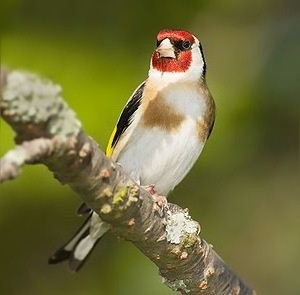
#> input picture 11.jpg, 300 x 295 px, found by its file name
$ python code1.py
#> lines starting #> are read from the running program, lines starting #| are printed output that depends on the picture; after the words box and inside, x2 and y2 are one past the last pixel; in counts of white or black regions, pixels touching at a corner belong together
import cv2
import numpy as np
import os

# --------------------------- توابع کمکی ---------------------------
def divide_into_blocks(image, block_size=8):
    """
    تقسیم تصویر به بلوک‌هایی با اندازه مشخص.
    """
    blocks = []
    height, width = image.shape[:2]
    for i in range(0, height, block_size):
        for j in range(0, width, block_size):
            block = image[i:i+block_size, j:j+block_size]
            if block.shape[0] == block_size and block.shape[1] == block_size:
                blocks.append((i, j, block))
    return blocks

def detect_edges(image, threshold1=100, threshold2=200):
    """
    تشخیص لبه‌ها با استفاده از الگوریتم Canny.
    """
    gray_image = cv2.cvtColor(image, cv2.COLOR_RGB2GRAY)
    edges = cv2.Canny(gray_image, threshold1, threshold2)
    return edges

def classify_blocks(blocks, edges, block_size=8):
    """
    تقسیم بلوک‌ها به ساختاری و بافتی.
    """
    structural_blocks = []
    texture_blocks = []
    for (i, j, block) in blocks:
        block_edges = edges[i:i+block_size, j:j+block_size]
        if np.any(block_edges):
            structural_blocks.append((i, j, block))
        else:
            texture_blocks.append((i, j, block))
    return structural_blocks, texture_blocks

def compute_gradients(block):
    """
    محاسبه گرادیان بلوک.
    """
    gray_block = cv2.cvtColor(block, cv2.COLOR_RGB2GRAY)
    grad_x = np.gradient(gray_block, axis=1)
    grad_y = np.gradient(gray_block, axis=0)
    return grad_x, grad_y

def block_variance(block):
    """
    محاسبه واریانس پیکسل‌های بلوک.
    """
    gray_block = cv2.cvtColor(block, cv2.COLOR_RGB2GRAY)
    return np.var(gray_block)

def identify_removable_blocks(texture_blocks, threshold_variance=500, threshold_gradient=5):
    """
    شناسایی بلوک‌های قابل حذف.
    """
    removable_blocks = []
    for (i, j, block) in texture_blocks:
        grad_x, grad_y = compute_gradients(block)
        gradient_magnitude = np.sqrt(grad_x**2 + grad_y**2)
        avg_gradient = np.mean(gradient_magnitude)
        variance = block_variance(block)
        if avg_gradient < threshold_gradient and variance < threshold_variance:
            removable_blocks.append((i, j))
    return removable_blocks

def create_mask_and_modified_image(image_rgb, removable_blocks, block_size=8):
    """
    ایجاد ماسک و تصویر اصلاح‌شده.
    """
    mask = np.zeros(image_rgb.shape[:2], dtype=np.uint8)
    modified_image = image_rgb.copy()
    for (i, j) in removable_blocks:
        mask[i:i+block_size, j:j+block_size] = 255
        modified_image[i:i+block_size, j:j+block_size] = [255, 255, 255]  # سفید کردن
    return mask, modified_image

# --------------------------- کد اصلی ---------------------------
def main():
    # مسیر تصویر اصلی را مشخص کنید
    image_path = '/content/11.jpg'  # تغییر مسیر به مسیر تصویر خود
    if not os.path.exists(image_path):
        print(f"فایل تصویری با مسیر {image_path} یافت نشد!")
        return

    # محاسبه حجم فایل ورودی
    input_size = os.path.getsize(image_path)
    print(f"حجم تصویر ورودی: {input_size / 1024:.2f} KB")

    # خواندن تصویر و تبدیل به RGB
    image_bgr = cv2.imread(image_path)
#> image_bgr is the input picture: shape (295, 300, 3); mean B, G, R 60.2, 110.9, 113.8
    if image_bgr is None:
        print("بارگذاری تصویر با مشکل مواجه شد!")
        return
    image_rgb = cv2.cvtColor(image_bgr, cv2.COLOR_BGR2RGB)

    # 1) تقسیم تصویر به بلوک‌های 8x8
    blocks = divide_into_blocks(image_rgb, block_size=8)
#> after the loop in divide_into_blocks, `for i in range(0, height, block_size):`: blocks = 1332 items
#> blocks = 1332 items

    # 2) تشخیص لبه‌ها
    edges = detect_edges(image_rgb)
#> in detect_edges, `gray_image = cv2.cvtColor(image, cv2.COLOR_RGB2GRAY)`:
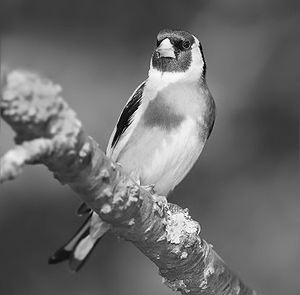
#> gray_image: shape (295, 300); min 1, max 254, mean 106
#> in detect_edges, `edges = cv2.Canny(gray_image, threshold1, threshold2)`:
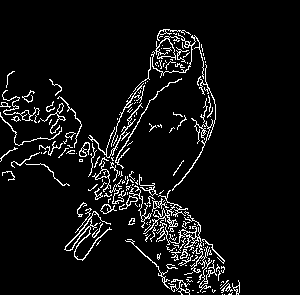
#> edges: shape (295, 300); 6.4% white in thin lines or dots, all inside (x1, y1, x2, y2) = (0, 29, 240, 295)

    # 3) طبقه‌بندی بلوک‌ها به ساختاری و بافتی
    structural_blocks, texture_blocks = classify_blocks(blocks, edges, block_size=8)
#> the loop in classify_blocks, `for (i, j, block) in blocks:` made 1332 passes
#> (i, j) on passes 2 to 4: (0, 8), (0, 16), (0, 24)
#> after the loop in classify_blocks, `for (i, j, block) in blocks:`: structural_blocks = 435 items; texture_blocks = 897 items
#> structural_blocks = 435 items; texture_blocks = 897 items

    # 4) شناسایی بلوک‌های قابل حذف
    removable_blocks = identify_removable_blocks(texture_blocks)
#> the loop in identify_removable_blocks, `for (i, j, block) in texture_blocks:` made 897 passes
#> (i, j, avg_gradient, variance) on passes 2 to 4: (0, 8, 0.938, 3.14), (0, 16, 0.887, 4.19), (0, 24, 0.352, 0.937)
#> after the loop in identify_removable_blocks, `for (i, j, block) in texture_blocks:`: removable_blocks = 848 pairs, first value 0 to 280, second value 0 to 288

    # 5) ساخت mask و تصویر اصلاح‌شده (حذف بلوک‌های غیرضروری)
    mask, modified_image = create_mask_and_modified_image(image_rgb, removable_blocks, block_size=8)
#> the loop in create_mask_and_modified_image, `for (i, j) in removable_blocks:` made 848 passes
#> after the loop in create_mask_and_modified_image, `for (i, j) in removable_blocks:`:
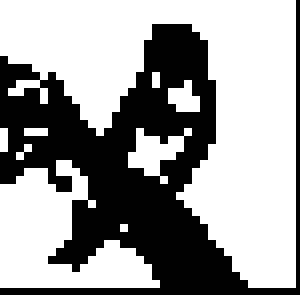
#> mask: shape (295, 300); 61.3% white; 1 black region, box (x1, y1, x2, y2) and area: (0, 0, 300, 295) 34228
#> after the loop in create_mask_and_modified_image, `for (i, j) in removable_blocks:`:
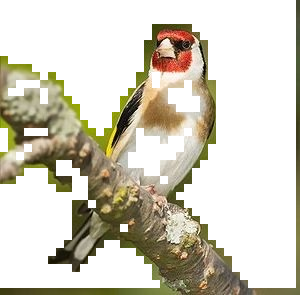
#> modified_image: shape (295, 300, 3); mean R, G, B 210.2, 205.8, 191

    # 6) ذخیرهٔ mask و modified_image در فایل
    cv2.imwrite('mask.png', mask)  # ماسک تک‌کاناله است
    # ذخیره تصویر اصلاح‌شده به صورت JPEG با کیفیت 90
    cv2.imwrite('modified_image.jpg', cv2.cvtColor(modified_image, cv2.COLOR_RGB2BGR), [int(cv2.IMWRITE_JPEG_QUALITY), 90])

    # محاسبه حجم فایل‌های خروجی
    modified_image_size = os.path.getsize('modified_image.jpg')
    mask_size = os.path.getsize('mask.png')

    print(f"حجم فایل mask.png: {mask_size / 1024:.2f} KB")
    print(f"حجم فایل modified_image.jpg: {modified_image_size / 1024:.2f} KB")

    if modified_image_size < input_size:
        print("حجم تصویر خروجی (modified_image.jpg) کمتر از ورودی است.")
    else:
        print("حجم تصویر خروجی (modified_image.jpg) بیشتر از ورودی است. لطفاً پارامترهای فشرده‌سازی را تنظیم کنید.")

    print("فایل‌های mask.png و modified_image.jpg با موفقیت ذخیره شدند.")
    print("پایان کد اول.")

if __name__ == "__main__":
    main()
